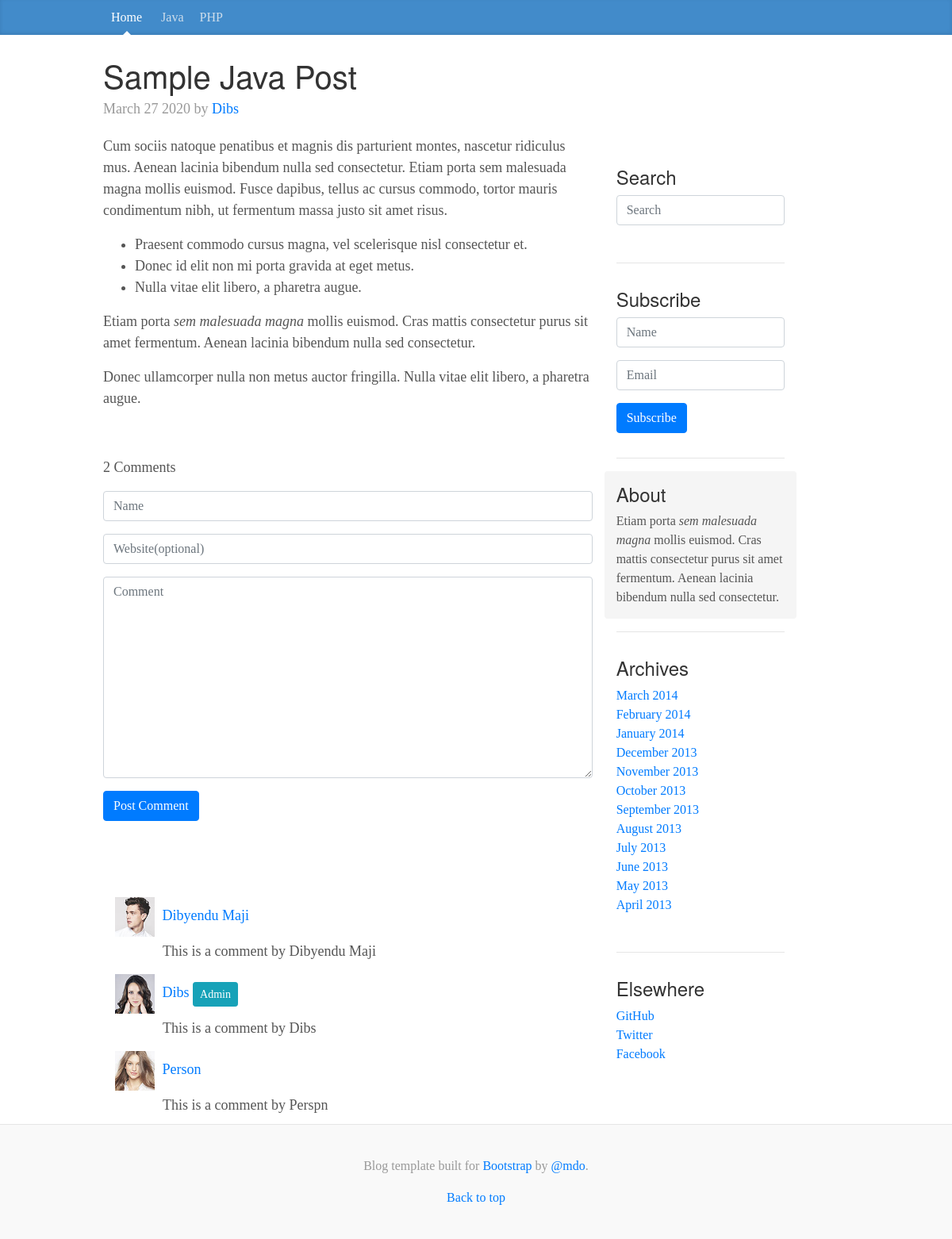
/single.php?post=2, run on the app's committed database.
### tables this page shows
CREATE TABLE `categories` (
  `id` int(11) NOT NULL,
  `text` varchar(100) NOT NULL
);

CREATE TABLE `posts` (
  `id` int(11) NOT NULL,
  `title` varchar(200) NOT NULL,
  `category` int(11) NOT NULL,
  `date` varchar(100) NOT NULL,
  `body` longtext NOT NULL,
  `author` varchar(100) NOT NULL,
  `keywords` varchar(200) NOT NULL
);

### single.php (the view)
<?php include("includes/header.php") ;
if(isset($_GET['post'])){
    $id= mysqli_real_escape_string($db, $_GET['post']);
    $qry = "SELECT * FROM `posts` WHERE `id`='$id'";
}
$posts = $db->query($qry);
?>
    <br>
    <?php if($posts->num_rows>0){
            while($row = $posts->fetch_assoc()){
            ?>
          <div class="blog-post">
            <h2 class="blog-post-title"><?php echo $row['title'] ?></h2>
            <p class="blog-post-meta"><?php echo $row['date'] ?> by <a href="#"><?php echo $row['author'] ?></a></p>
            <?php echo $row['body'];
            ?>
          </div>
        <?php } }?>
    <blockquote>2 Comments</blockquote>
    <div class="comment-area">
        <form action="results.php" method="post" class="form">
            <div class="form-group">
                <input type="text" name="name" class="form-control" placeholder="Name">
            </div>
            <div class="form-group">
                <input type="text" name="website" class="form-control" placeholder="Website(optional)">
            </div>
            <div class="form-group">
                <textarea name="comment" class="form-control" placeholder="Comment" cols="60" rows="10"></textarea>
            </div>
            <button type="submit" name="post_comment" class="btn btn-primary">Post Comment</button>
        </form>
        <br>
        <br>
        <br>
        <div class="comment">
            <div class="comment-head">
                <img src="images/comment_2.jpg" alt="Dibyendu Maji pic" height="50" width="50">
                <a href="#">Dibyendu Maji</a>
            </div>
            <p>This is a comment by Dibyendu Maji</p>
        </div>
        <div class="comment">
            <div class="comment-head">
                <img src="images/comment_1.jpg" alt="Dibyendu Maji pic" height="50" width="50">
                <a href="#">Dibs</a> <button class="btn btn-info btn-sm">Admin</button>
            </div>
            <p>This is a comment by Dibs</p>
        </div>
        <div class="comment">
            <div class="comment-head">
                <img src="images/comment_3.jpg" alt="Dibyendu Maji pic" height="50" width="50">
                <a href="#">Person</a>
            </div>
            <p>This is a comment by Perspn</p>
        </div>
    </div>
</div>
<?php include("includes/sidebar.php") ?>
<?php include("includes/footer.php") ?>

### includes/header.php (shortened to what this page needs)
<?php
    include("includes/db.php");
    $qry="SELECT * FROM `categories`";
    $categories = $db->query($qry);
?>
<!DOCTYPE html>
<html lang="en">
  <head>
    <link href="css/bootstrap.css" rel="stylesheet">
    <link href="css/blog.css" rel="stylesheet">
  </head>
  <body>
    <div class="blog-masthead">
      <div class="container">
        <nav class="blog-nav">
          <?php if(isset($_GET['category'])){ ?>
          <a class="blog-nav-item" href="index.php">Home</a>
          <?php }else{ ?>
          <a class="blog-nav-item active" href="index.php">Home</a>
          <?php }?>
          <?php if($categories->num_rows>0){
            while($row = $categories->fetch_assoc()){
              if (isset($_GET['category']) && $row['id'] == $_GET['category']){
          ?>
          <a class="blog-nav-item active" href="index.php?category=<?php echo $row['id']?>"><?php echo $row['text']; ?></a>
          <?php }
          else{
            echo "<a class='blog-nav-item' href='index.php?category=$row[id]'>$row[text]</a>";
          }
        } } ?>
        </nav>
      </div>
    </div>
    <div class="container">
      <div class="row">
        <div class="col-sm-8 blog-main">

### css/blog.css (style rules this page uses)
body { font-family: Georgia, "Times New Roman", Times, serif; color: #555; }
h1, .h1, h2, .h2, h3, .h3, h4, .h4, h5, .h5, h6, .h6 { margin-top: 0; font-family: "Helvetica Neue", Helvetica, Arial, sans-serif; font-weight: normal; color: #333; }
@media (min-width: 1200px) { .container { width: 970px; } }
.blog-masthead { background-color: #428bca; -webkit-box-shadow: inset 0 -2px 5px rgba(0,0,0,.1); box-shadow: inset 0 -2px 5px rgba(0,0,0,.1); }
.blog-nav-item { position: relative; display: inline-block; padding: 10px; font-weight: 500; color: #cdddeb; }
.blog-nav .active { color: #fff; }
.blog-nav .active:after { position: absolute; bottom: 0; left: 50%; width: 0; height: 0; margin-left: -5px; vertical-align: middle; content: " "; border-right: 5px solid transparent; border-bottom: 5px solid; border-left: 5px solid transparent; }
.blog-main { font-size: 18px; line-height: 1.5; }
.blog-post { margin-bottom: 60px; }
.blog-post-title { margin-bottom: 5px; font-size: 40px; }
.blog-post-meta { margin-bottom: 20px; color: #999; }
.comment { margin: 10px; }
.comment img { margin: 5px; }
.comment p { margin:0 65px; }

### data on the page
categories: text "Java"
categories: text "PHP"
posts: title "Sample Java Post", date "March 27 2020", author "Dibs", body "Cum sociis natoque penatibus et magnis dis parturient montes, nascetur ridiculus mus. Aenean lacinia bibendum nulla sed consectetur. Etiam porta sem malesuada magna mollis euismod. Fusce dapibus, tellus ac cursus commodo, tortor mauris condimentum nibh, ut fermentum massa justo sit amet risus. Praesent commodo cursus magna, vel scelerisque nisl consectetur et. Donec id elit non mi porta gravida at eget metus. Nulla vitae elit libero, a pharetra augue. Etiam porta sem malesuada magna mollis euismod. Cras mattis consectetur purus sit amet fermentum. Aenean lacinia bibendum nulla sed consectetur. Donec ullamcorper nulla non metus auctor fringilla. Nulla vitae elit libero, a pharetra augue."
